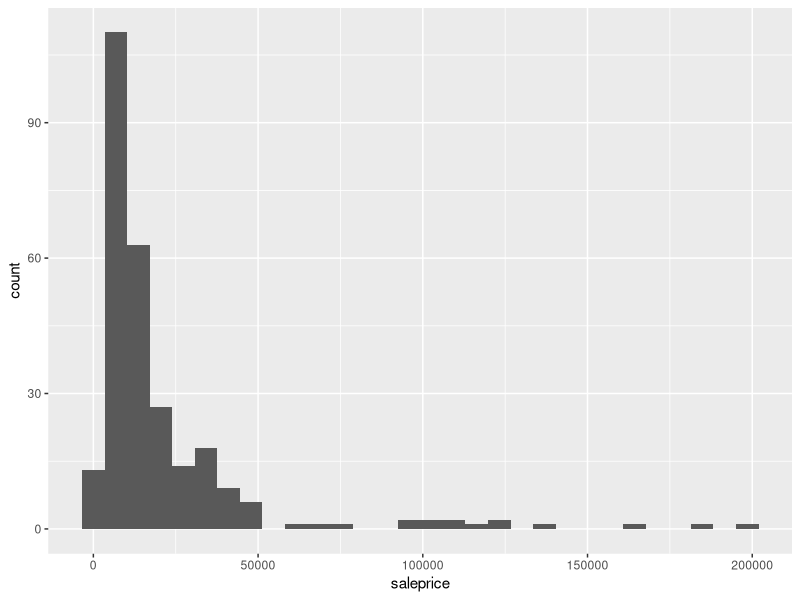
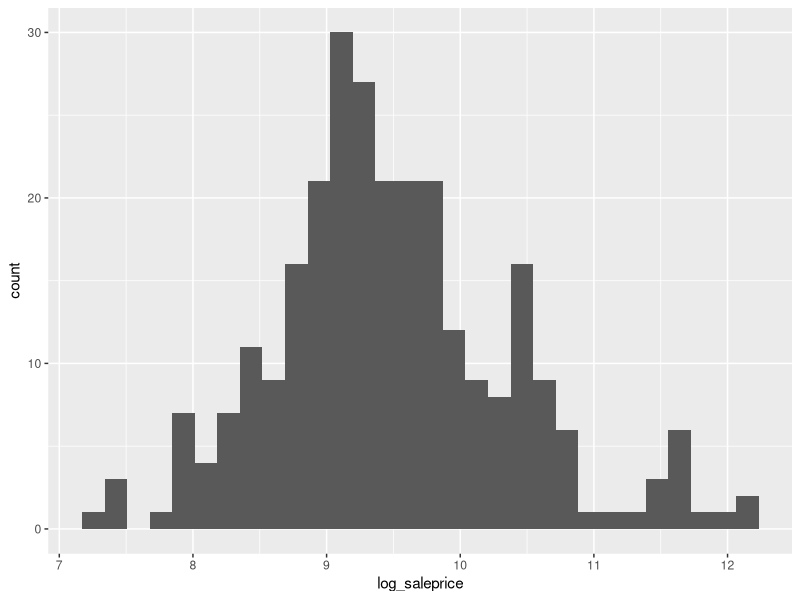

Write the R code that produced these figures, in order.
## ---- chunk 1

# Load required libraries.
library(tidyverse)
library(readxl)

# No need to set the working directory, 
# since it will automatically 
# use the files in the same folder.


## ---- chunk 2


tractor_data <- read_xlsx("tractor_data.xlsx", sheet = "Sales") %>%
  left_join(read_xlsx("tractor_data.xlsx", sheet = "Specs")) %>%
  left_join(read_xlsx("tractor_data.xlsx", sheet = "Cabs")) %>%
  mutate(cab_orig = cab, 
         cab = ifelse(is.na(cab), 0, cab), 
         log_saleprice = log(saleprice), 
         squared_horsepower = horsepower^2)

# Inspect the contents one more time.
summary(tractor_data)
## ---- chunk 3

ggplot(tractor_data) +
  geom_histogram(aes(saleprice))

## ---- chunk 4
ggplot(tractor_data) +
  geom_histogram(aes(log_saleprice))
## ---- chunk 5

# Estimate a regression model.
lm_model_1 <- lm(data = tractor_data,
                 formula = saleprice ~ horsepower + age + enghours +
                   diesel + fwd + manual + johndeere +
                   cab +
                   spring + summer + winter)

# Output the results to screen.
summary(lm_model_1)
## ---- chunk 6
# Estimate a regression model.
lm_model_2 <- lm(data = tractor_data,
                 formula = log_saleprice ~ horsepower + age + enghours +
                   diesel + fwd + manual + johndeere +
                   cab +
                   spring + summer + winter)

# Output the results to screen.
summary(lm_model_2)
## ---- chunk 7
# Estimate a regression model.
lm_model_3 <- lm(data = tractor_data,
                 formula = log_saleprice ~ horsepower + squared_horsepower + 
                   age + enghours +
                   diesel + fwd + manual + johndeere +
                   cab +
                   spring + summer + winter)

# Output the results to screen.
summary(lm_model_3)
## ---- chunk 8
# Estimate a regression model.
lm_model_3 <- lm(data = tractor_data,
                 formula = log_saleprice ~ horsepower + squared_horsepower + 
                   age + enghours +
                   diesel + fwd + manual + johndeere +
                   cab # +
                   # spring + summer + winter
                   )

# Output the results to screen.
summary(lm_model_3)
